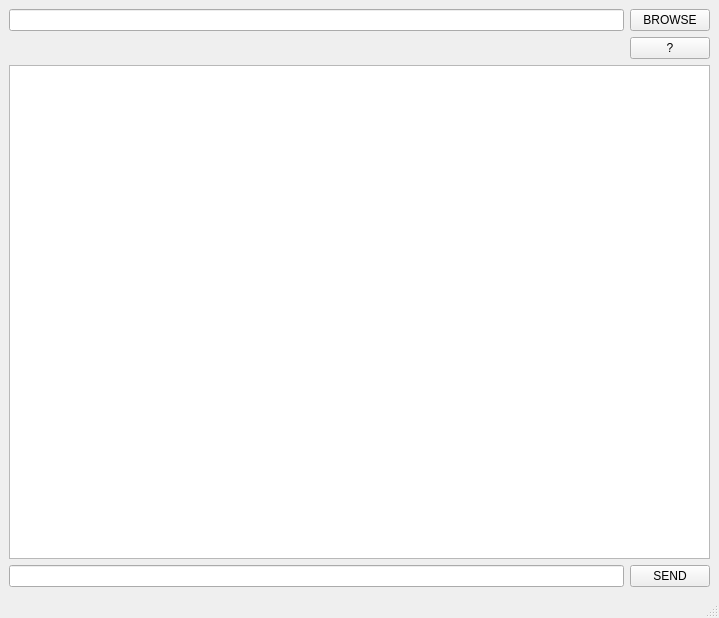
<?xml version="1.0" encoding="UTF-8"?>
<ui version="4.0">
 <class>MainWindow</class>
 <widget class="QMainWindow" name="MainWindow">
  <property name="geometry">
   <rect>
    <x>0</x>
    <y>0</y>
    <width>719</width>
    <height>618</height>
   </rect>
  </property>
  <property name="windowTitle">
   <string>MainWindow</string>
  </property>
  <widget class="QWidget" name="centralwidget">
   <layout class="QHBoxLayout" name="horizontalLayout_4">
    <item>
     <layout class="QGridLayout" name="gridLayout" rowstretch="0,0,0,0,0">
      <item row="0" column="0">
       <layout class="QHBoxLayout" name="horizontalLayout"/>
      </item>
      <item row="2" column="0" alignment="Qt::AlignRight">
       <widget class="QPushButton" name="btnInfos">
        <property name="text">
         <string>?</string>
        </property>
       </widget>
      </item>
      <item row="1" column="0">
       <layout class="QHBoxLayout" name="horizontalLayout_2">
        <item>
         <widget class="QLineEdit" name="lineEditSearch"/>
        </item>
        <item>
         <widget class="QPushButton" name="btnBrowse">
          <property name="text">
           <string>BROWSE</string>
          </property>
         </widget>
        </item>
       </layout>
      </item>
      <item row="4" column="0">
       <layout class="QHBoxLayout" name="horizontalLayout_3">
        <item>
         <widget class="QLineEdit" name="lineEditCommand">
          <property name="text">
           <string/>
          </property>
         </widget>
        </item>
        <item>
         <widget class="QPushButton" name="btnSendCommand">
          <property name="text">
           <string>SEND</string>
          </property>
         </widget>
        </item>
       </layout>
      </item>
      <item row="3" column="0">
       <widget class="QListView" name="listViewResults"/>
      </item>
     </layout>
    </item>
   </layout>
  </widget>
  <widget class="QMenuBar" name="menubar">
   <property name="geometry">
    <rect>
     <x>0</x>
     <y>0</y>
     <width>719</width>
     <height>20</height>
    </rect>
   </property>
  </widget>
  <widget class="QStatusBar" name="statusbar"/>
 </widget>
 <resources/>
 <connections/>
</ui>
